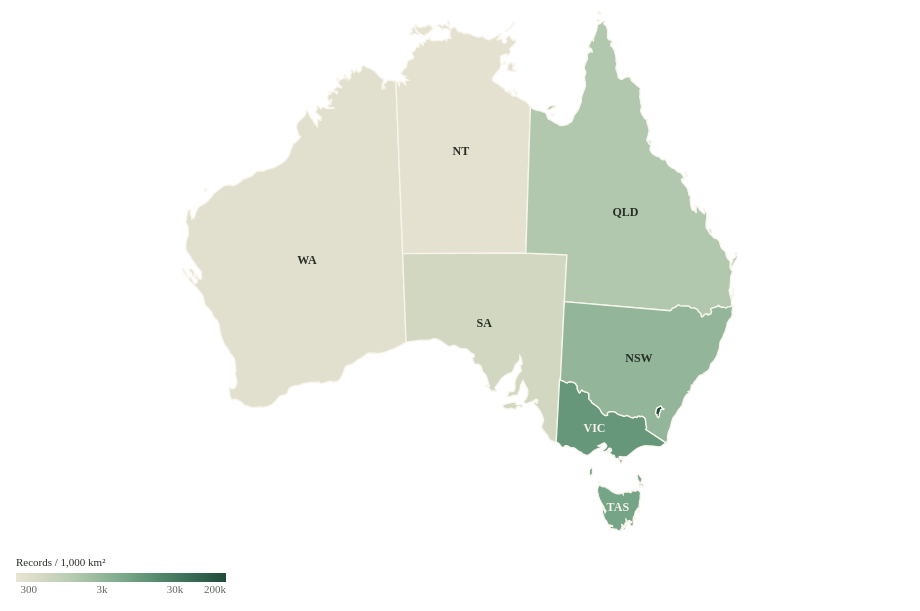

This figure's Vega-Lite source:
### Vega-Lite specification from a JSON file in a GitHub repository (floating-point values rounded to 4 significant figures; data arrays with more than 128 entries replaced by an {"elided": "..."} marker saying what was removed)
{"$schema": "https://vega.github.io/schema/vega-lite/v5.json", "width": 904, "height": 520, "padding": 8, "config": {"background": "transparent", "font": "Bricolage Grotesque", "view": {"stroke": null}, "axis": {"labelFont": "Bricolage Grotesque", "titleFont": "Bricolage Grotesque", "labelFontSize": 12, "titleFontSize": 12, "titleFontWeight": 500, "labelColor": "#60665c", "titleColor": "#292e27", "domain": false, "ticks": false, "gridColor": "#e0dccf", "gridOpacity": 0.75, "labelPadding": 8, "titlePadding": 14}, "legend": {"labelFont": "Bricolage Grotesque", "titleFont": "Bricolage Grotesque", "labelFontSize": 11, "titleFontSize": 11, "titleFontWeight": 500, "labelColor": "#60665c", "titleColor": "#292e27", "gradientThickness": 9, "gradientLength": 130, "padding": 8}, "title": {"font": "Bricolage Grotesque", "color": "#292e27", "fontSize": 15, "fontWeight": 500, "anchor": "start"}}, "description": "State-level observation-record density, using Geoscience Australia land areas. Not bird density.", "projection": {"type": "conicEqualArea", "parallels": [-18, -36], "rotate": [-134, 0, 0], "center": [0, -28]}, "layer": [{"data": {"values": [{"type": "Feature", "properties": {"name": "Western Australia", "code": "WA"}, "geometry": {"type": "MultiPolygon", "coordinates": {"elided": "5 rows, 876 float values in total"}}, "state": "Western Australia", "code": "WA", "count": 706605, "area": 2527013, "density": 279.6, "species": 496, "longitude": 122, "latitude": -26}, {"type": "Feature", "properties": {"name": "Northern Territory", "code": "NT"}, "geometry": {"type": "MultiPolygon", "coordinates": {"elided": "11 rows, 718 float values in total"}}, "state": "Northern Territory", "code": "NT", "count": 330199, "area": 1347791, "density": 245.0, "species": 385, "longitude": 133.3, "latitude": -19.5}, {"type": "Feature", "properties": {"name": "South Australia", "code": "SA"}, "geometry": {"type": "MultiPolygon", "coordinates": {"elided": "2 rows, 390 float values in total"}}, "state": "South Australia", "code": "SA", "count": 490319, "area": 984321, "density": 498.1, "species": 413, "longitude": 135, "latitude": -30.5}, {"type": "Feature", "properties": {"name": "Queensland", "code": "QLD"}, "geometry": {"type": "MultiPolygon", "coordinates": {"elided": "15 rows, 862 float values in total"}}, "state": "Queensland", "code": "QLD", "count": 2335374, "area": 1729742, "density": 1350.0, "species": 595, "longitude": 145, "latitude": -23}, {"type": "Feature", "properties": {"name": "Tasmania", "code": "TAS"}, "geometry": {"type": "MultiPolygon", "coordinates": {"elided": "9 rows, 528 float values in total"}}, "state": "Tasmania", "code": "TAS", "count": 463068, "area": 68401, "density": 6770.0, "species": 258, "longitude": 146.5, "latitude": -42}, {"type": "Feature", "properties": {"name": "Victoria", "code": "VIC"}, "geometry": {"type": "MultiPolygon", "coordinates": {"elided": "3 rows, 390 float values in total"}}, "state": "Victoria", "code": "VIC", "count": 2450501, "area": 227444, "density": 10770.0, "species": 422, "longitude": 144, "latitude": -37}, {"type": "Feature", "properties": {"name": "Australian Capital Territory", "code": "ACT"}, "geometry": {"type": "Polygon", "coordinates": [[[149.4, -35.33], [149.4, -35.36], [149.3, -35.35], [149.2, -35.38], [149.1, -35.44], [149.1, -35.51], [149.1, -35.58], [149.1, -35.61], [149.1, -35.83], [149.1, -35.91], [148.9, -35.89], [148.9, -35.82], [148.9, -35.74], [148.9, -35.75], [148.8, -35.71], [148.8, -35.64], [148.8, -35.49], [148.8, -35.31], [149.1, -35.15], [149.2, -35.18], [149.2, -35.22], [149.3, -35.27], [149.4, -35.33]]]}, "state": "Australian Capital Territory", "code": "ACT", "count": 343863, "area": 2358, "density": 145800.0, "species": 271, "longitude": 149.1, "latitude": -35.45}, {"type": "Feature", "properties": {"name": "New South Wales", "code": "NSW"}, "geometry": {"type": "Polygon", "coordinates": {"elided": "2 rows, 482 float values in total"}}, "state": "New South Wales", "code": "NSW", "count": 2455993, "area": 801150, "density": 3066.0, "species": 516, "longitude": 147, "latitude": -32.2}]}, "mark": {"type": "geoshape", "stroke": "#f8f5ec", "strokeWidth": 1.3}, "encoding": {"color": {"field": "density", "type": "quantitative", "scale": {"type": "log", "domain": [200, 150000], "range": ["#e9e4d6", "#bacdb5", "#7caa8d", "#477c62", "#204c3b"]}, "legend": {"title": "Records / 1,000 km²", "orient": "bottom", "values": [300, 3000, 30000, 150000], "format": ".0s", "gradientLength": 210}}, "tooltip": [{"field": "state", "title": "State / territory"}, {"field": "count", "title": "2024 records", "format": ","}, {"field": "density", "title": "Records / 1,000 km²", "format": ",.0f"}, {"field": "area", "title": "Land area (km²)", "format": ","}]}}, {"data": {"values": [{"state": "Western Australia", "code": "WA", "count": 706605, "area": 2527013, "density": 279.6, "species": 496, "longitude": 122, "latitude": -26}, {"state": "Northern Territory", "code": "NT", "count": 330199, "area": 1347791, "density": 245.0, "species": 385, "longitude": 133.3, "latitude": -19.5}, {"state": "South Australia", "code": "SA", "count": 490319, "area": 984321, "density": 498.1, "species": 413, "longitude": 135, "latitude": -30.5}, {"state": "Queensland", "code": "QLD", "count": 2335374, "area": 1729742, "density": 1350.0, "species": 595, "longitude": 145, "latitude": -23}, {"state": "New South Wales", "code": "NSW", "count": 2455993, "area": 801150, "density": 3066.0, "species": 516, "longitude": 147, "latitude": -32.2}, {"state": "Victoria", "code": "VIC", "count": 2450501, "area": 227444, "density": 10770.0, "species": 422, "longitude": 144, "latitude": -37}, {"state": "Tasmania", "code": "TAS", "count": 463068, "area": 68401, "density": 6770.0, "species": 258, "longitude": 146.5, "latitude": -42}]}, "mark": {"type": "text", "fontSize": 12, "fontWeight": 600}, "encoding": {"longitude": {"field": "longitude", "type": "quantitative"}, "latitude": {"field": "latitude", "type": "quantitative"}, "text": {"field": "code"}, "color": {"condition": {"test": "datum.density > 5000", "value": "#f8f5ec"}, "value": "#292e27"}}}]}
